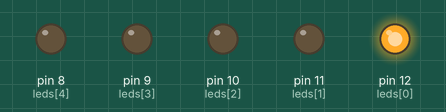
Simulated run of this sketch. Board: Arduino Uno, built with avr-gcc and run on an emulated ATmega328P. Parts: output pins drawn as LEDs (lit = HIGH).

Above: at 0.5 s.
At 2.5 s:
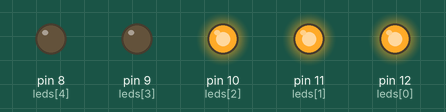
At 3.5 s:
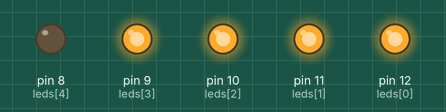
At 5.5 s:
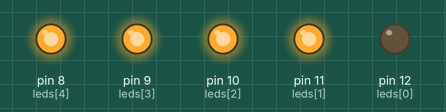
At 8.5 s:
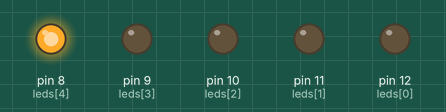
At 11.5 s:
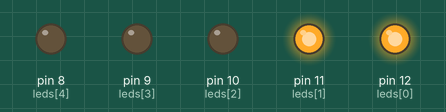
Timing chart, 0 to 13.0 s (numbered marks = the images above):
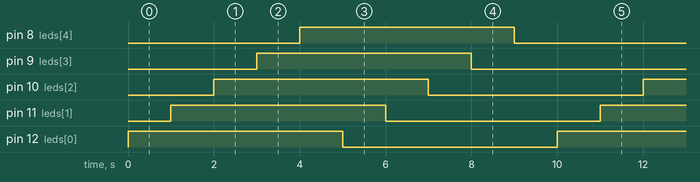

Measured:
- by itself, pin 8 (leds[4]), pin 9 (leds[3]), pin 10 (leds[2]), pin 11 (leds[1]), pin 12 (leds[0]): alternates HIGH for 5.0 s and LOW for 5.0 s
- by itself, everything shown: repeats every 10.0 s, in 10 steps

The sketch:

Lab-Activity1_Working_with_Digital_Signals.ino
```cpp
int leds[] = {12,11,10,9,8};

void setup(){
    for (int i = 0; i < 5; i++){
      pinMode(leds[i], OUTPUT);
  }
}

void loop(){
  for (int i = 0; i < 5; i++){
    digitalWrite(leds[i], HIGH);
    delay(1000);
  }

   for (int i = 0; i < 5; i++){
    digitalWrite(leds[i], LOW);
    delay(1000);
  }

}
```
